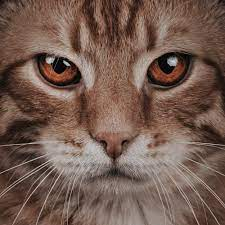
#> input picture images/cat2.jpeg, 225 x 225 px
$ python 19-Masking.py
#> lines starting #> are read from the running program, lines starting #| are printed output that depends on the picture; after the words box and inside, x2 and y2 are one past the last pixel; in counts of white or black regions, pixels touching at a corner belong together
import cv2 as cv
import numpy as np

img = cv.imread('images/cat2.jpeg')
#> img is the input picture: shape (225, 225, 3); mean B, G, R 80, 91, 115.8
cv.imshow('Image' , img)

blank = np.zeros(img.shape[:2] , dtype = 'uint8')
cv.imshow('Blank Image' , blank)


rectangle = cv.rectangle(blank.copy() , (30 , 30) , (370 , 370) , 255 , -1)
circle = cv.circle(blank.copy() , (200 , 200) , 200 , 255 , -1)

# creating a mask
mask = cv.circle(blank , (img.shape[1]//2 , img.shape[0]//2) , 100 , 255 , -1 )
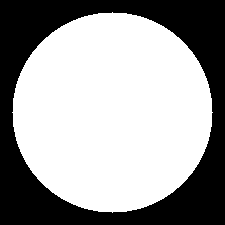
#> blank: shape (225, 225); 62.1% white; 1 black region, box (x1, y1, x2, y2) and area: (0, 0, 225, 225) 19208
cv.imshow('Mask' , mask)

masked = cv.bitwise_and(img , img , mask = mask)
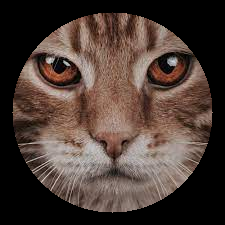
#> masked: shape (225, 225, 3); mean B, G, R 53.5, 60.4, 75.9
cv.imshow('Masked Image' , masked)


cv.imshow('Rectangle' , rectangle)
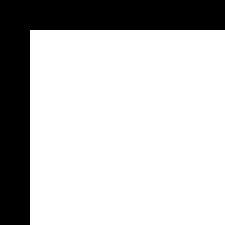
#> window 'Rectangle': shape (225, 225); 75.1% white; 1 black region, box (x1, y1, x2, y2) and area: (0, 0, 225, 225) 12600
cv.imshow('Circle' , circle)
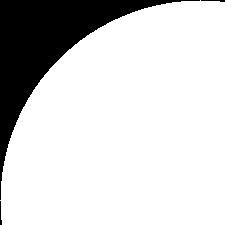
#> window 'Circle': shape (225, 225); 82.5% white; 3 black regions, box (x1, y1, x2, y2) and area: (0, 0, 200, 200) 8793, (201, 0, 225, 2) 29, (0, 201, 2, 225) 29

weird_shape = cv.bitwise_and(circle , rectangle)
cv.imshow('Weird shape' , weird_shape)
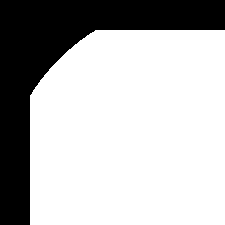
#> window 'Weird shape': shape (225, 225); 71.5% white; 1 black region, box (x1, y1, x2, y2) and area: (0, 0, 225, 225) 14433

masked = cv.bitwise_and(img , img , mask = weird_shape)
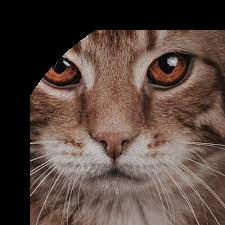
#> masked: shape (225, 225, 3); mean B, G, R 61.1, 68.8, 86
cv.imshow('Masked Image 2' , masked)


cv.waitKey(20000)

$ run again, with images/cat1.jpeg copied over images/cat2.jpeg
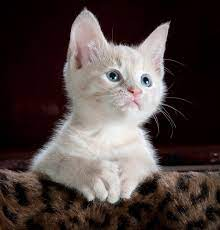
#> input picture images/cat1.jpeg, 220 x 230 px
#> img is the input picture: shape (230, 220, 3); mean B, G, R 65.1, 67.1, 78.9
#> `mask = cv.circle(blank , (img.shape[1]//2 , img.shape[0]//2) , 100 , 2..`:
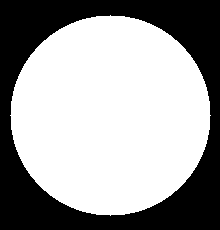
#> blank: shape (230, 220); 62.1% white; 1 black region, box (x1, y1, x2, y2) and area: (0, 0, 220, 230) 19183
#> `masked = cv.bitwise_and(img , img , mask = weird_shape)`:
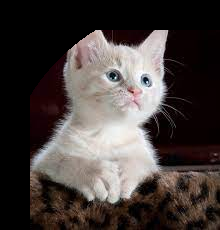
#> masked: shape (230, 220, 3); mean B, G, R 60.5, 62.8, 70.5

$ run again, with images/dog2.jpeg copied over images/cat2.jpeg
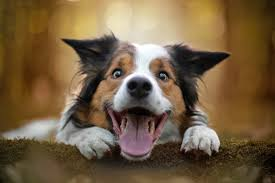
#> input picture images/dog2.jpeg, 275 x 183 px
#> img is the input picture: shape (183, 275, 3); mean B, G, R 65.6, 94.4, 116.1
#> `mask = cv.circle(blank , (img.shape[1]//2 , img.shape[0]//2) , 100 , 2..`:
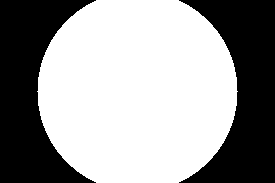
#> blank: shape (183, 275); 60.6% white; 2 black regions, box (x1, y1, x2, y2) and area: (0, 0, 96, 183) 9913, (179, 0, 275, 183) 9913
#> `masked = cv.bitwise_and(img , img , mask = weird_shape)`:
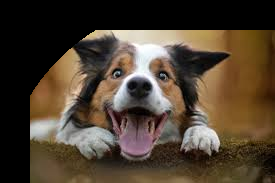
#> masked: shape (183, 275, 3); mean B, G, R 48.9, 64.2, 77.9

$ run again, with images/nature1.jpeg copied over images/cat2.jpeg
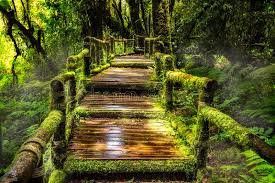
#> input picture images/nature1.jpeg, 275 x 183 px
#> img is the input picture: shape (183, 275, 3); mean B, G, R 38.8, 88.7, 87.6
#> `mask = cv.circle(blank , (img.shape[1]//2 , img.shape[0]//2) , 100 , 2..`:
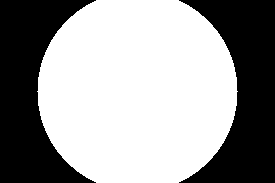
#> blank: shape (183, 275); 60.6% white; 2 black regions, box (x1, y1, x2, y2) and area: (0, 0, 96, 183) 9913, (179, 0, 275, 183) 9913
#> `masked = cv.bitwise_and(img , img , mask = weird_shape)`:
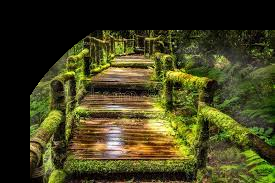
#> masked: shape (183, 275, 3); mean B, G, R 29.6, 64.4, 65.9
